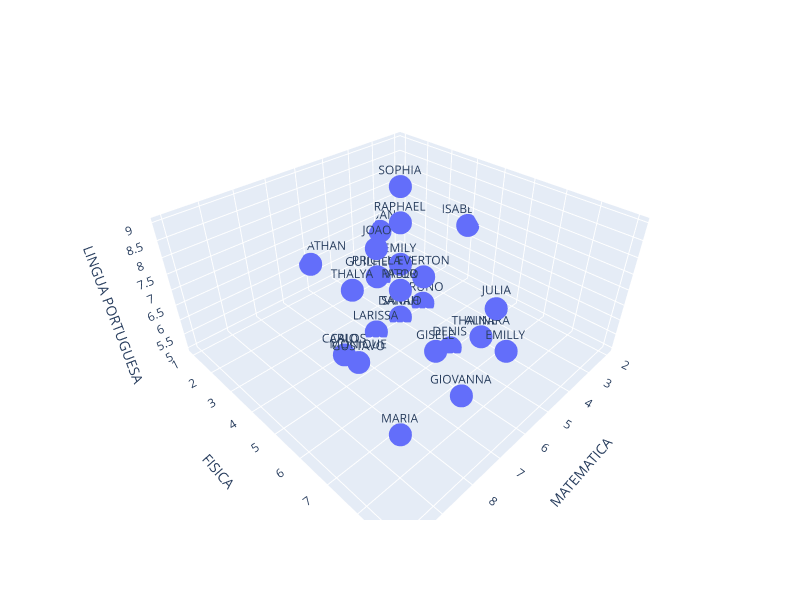

Source (notebook cell):
### Markdown cell above
## Clusterização

### Code cell
fig = px.scatter_3d(notas_cluster, 
                    x='MATEMATICA', 
                    y='FISICA', 
                    z='LINGUA PORTUGUESA',
                    text=notas.Nome)
fig.update_layout(
    width = 800,
    height = 600
)
iplot(fig)

### Figure 1 — Plotly figure (JSON) as saved in the notebook; plotly's stock layout.template omitted (floating-point values rounded to 4 significant figures)
{"data": [{"hovertemplate": "MATEMATICA=%{x}<br>FISICA=%{y}<br>LINGUA PORTUGUESA=%{z}<br>text=%{text}<extra></extra>", "legendgroup": "", "marker": {"color": "#636efa", "symbol": "circle"}, "mode": "markers+text", "name": "", "scene": "scene", "showlegend": false, "text": ["ALINE", "CARLOS", "DENIS", "EMILLY", "EMILY", "EVERTON", "GIOVANNA", "GISELE", "GUILHERME", "GUSTAVO", "JOAO", "LARISSA", "MARIA", "PABLO", "RUAN", "SOPHIA", "VITOR", "ISABELLE", "SARAH", "CAIO", "JHONATHAN", "JULIA", "MONIQUE", "PRICILLA", "RAPHAEL", "THAINARA", "THALYA", "DANILO", "BRUNO"], "type": "scatter3d", "x": [5, 8, 5, 7, 4, 4, 7, 8, 4, 10, 5, 6, 10, 6, 3, 3, 6, 2, 5, 8, 6, 6, 10, 5, 6, 5, 6, 5, 4], "y": [7, 5, 6, 9, 3, 4, 8, 8, 2, 8, 3, 4, 9, 5, 1, 2, 5, 4, 4, 5, 1, 8, 8, 3, 5, 7, 3, 4, 4], "z": [6, 6, 5, 8, 6, 6, 6, 8, 5, 9, 7, 5, 8, 7, 6, 8, 7, 7, 5, 6, 6, 8, 9, 6, 9, 6, 6, 5, 5]}], "layout": {"height": 600, "legend": {"tracegroupgap": 0}, "margin": {"t": 60}, "scene": {"aspectmode": "auto", "aspectratio": {"x": 1.26, "y": 1.26, "z": 0.63}, "camera": {"center": {"x": 0, "y": 0, "z": 0}, "eye": {"x": 1.25, "y": 1.25, "z": 1.25}, "projection": {"type": "perspective"}, "up": {"x": 0, "y": 0, "z": 1}}, "domain": {"x": [0, 1], "y": [0, 1]}, "xaxis": {"title": {"text": "MATEMATICA"}, "type": "linear"}, "yaxis": {"title": {"text": "FISICA"}, "type": "linear"}, "zaxis": {"title": {"text": "LINGUA PORTUGUESA"}, "type": "linear"}}, "width": 800}}
